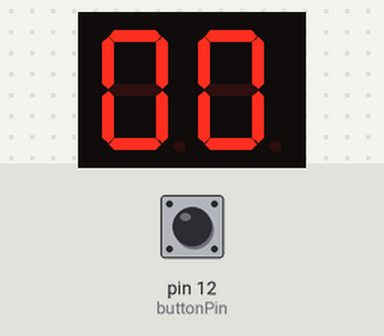
Bench run of a sketch on a simulated Arduino Uno, built with avr-gcc and run on an emulated ATmega328P. Parts: 2-digit seven-segment display. Wiring (inferred from the names in the program): 2-digit 7-segment display, segments lit when LOW: segments pin 3, pin 2, A5, A2, A4, pin 4, pin 5, A3; digit selects pin 10, pin 11. Inputs (shaded band) come from the test bench; at power-on: pin 12 (buttonPin) LOW. Random numbers use the default seed unless the sketch sets one; the segment pins are drawn as the display they are named for.

Above: at 1.2 s.
1.3 s: pin 12 (buttonPin) pulled HIGH for 3.2 s
At 2.75 s:
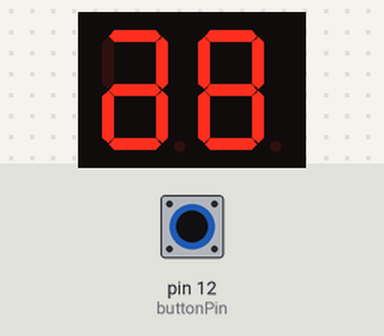
6.0 s: pin 12 (buttonPin) pulled HIGH for 0.15 s
At 6.6 s:
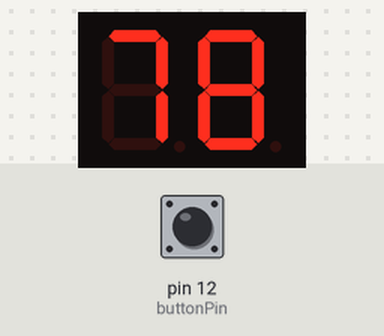
7.7 s: pin 12 (buttonPin) pulled HIGH for 1 s
At 9.2 s:
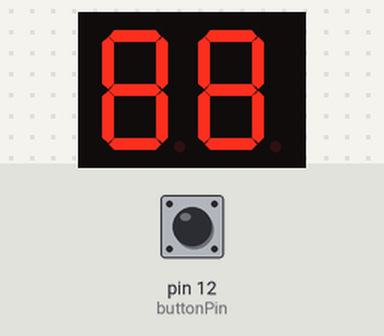
10.2 s: pin 12 (buttonPin) pulled HIGH for 0.15 s
At 11.4 s:
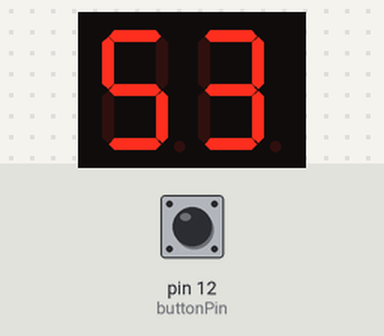
Timing chart, 0 to 12.8 s (numbered marks = the images above; inputs shaded):
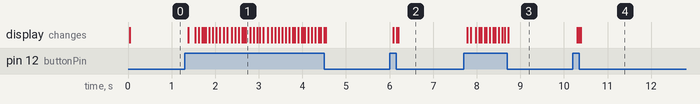

Measured:
- after the input at 1.3 s, the display: first changes after 0.08 s (image 1 shows a later state)
- after the input at 6.0 s, the display: first changes after 0.08 s (image 2 shows a later state)
- after the input at 7.7 s, the display: first changes after 0.08 s (image 3 shows a later state)
- after the input at 10.2 s, the display: first changes after 0.10 s (image 4 shows a later state)

The sketch:

Double_dice.ino
```cpp
// Project 14 - Double Dice

int segmentPins[] = {3, 2, A5, A2, A4, 4, 5, A3};
int displayPins[] = {10, 11};

int buttonPin = 12;

byte digits[10][8] = {
//  a  b  c  d  e  f  g  .
  { 1, 1, 1, 1, 1, 1, 0, 0},  // 0
  { 0, 1, 1, 0, 0, 0, 0, 0},  // 1
  { 1, 1, 0, 1, 1, 0, 1, 0},  // 2
  { 1, 1, 1, 1, 0, 0, 1, 0},  // 3
  { 0, 1, 1, 0, 0, 1, 1, 0},  // 4
  { 1, 0, 1, 1, 0, 1, 1, 0},  // 5
  { 1, 0, 1, 1, 1, 1, 1, 0},  // 6
  { 1, 1, 1, 0, 0, 0, 0, 0},  // 7
  { 1, 1, 1, 1, 1, 1, 1, 0},  // 8
  { 1, 1, 1, 1, 0, 1, 1, 0}  // 9
};

void setup()
{
  for (int i=0; i < 8; i++)
  {
    pinMode(segmentPins[i], OUTPUT);
  }
  pinMode(displayPins[0], OUTPUT);
  pinMode(displayPins[1], OUTPUT);
  pinMode(buttonPin, INPUT);
}

void loop()
{
  static int dice1;
  static int dice2;
  if (digitalRead(buttonPin))
  {
    dice1 = random(1,9);
    dice2 = random(1,9);
  }
  updateDisplay(dice1, dice2);
}

void updateDisplay(int value1, int value2)
{
  digitalWrite(displayPins[0], LOW);
  digitalWrite(displayPins[1], HIGH);
  setSegments(value1);
  delay(5);
  digitalWrite(displayPins[0], HIGH);
  digitalWrite(displayPins[1], LOW);
  setSegments(value2);
  delay(5);
}

void setSegments(int n)
{
  for (int i=0; i < 8; i++)
  {
    digitalWrite(segmentPins[i], ! digits[n][i]);
  }
}
```
